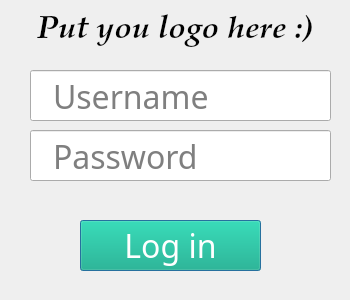
<?xml version="1.0" encoding="UTF-8"?>
<ui version="4.0">
 <class>SettingsDialog</class>
 <widget class="QDialog" name="SettingsDialog">
  <property name="windowModality">
   <enum>Qt::WindowModal</enum>
  </property>
  <property name="geometry">
   <rect>
    <x>0</x>
    <y>0</y>
    <width>350</width>
    <height>300</height>
   </rect>
  </property>
  <property name="minimumSize">
   <size>
    <width>350</width>
    <height>300</height>
   </size>
  </property>
  <property name="maximumSize">
   <size>
    <width>350</width>
    <height>320</height>
   </size>
  </property>
  <property name="windowTitle">
   <string>Settings</string>
  </property>
  <widget class="QLineEdit" name="login">
   <property name="geometry">
    <rect>
     <x>30</x>
     <y>70</y>
     <width>301</width>
     <height>51</height>
    </rect>
   </property>
   <property name="font">
    <font>
     <family>Droid Sans Japanese</family>
     <pointsize>24</pointsize>
    </font>
   </property>
   <property name="styleSheet">
    <string notr="true">padding: 5px 20px;</string>
   </property>
   <property name="inputMethodHints">
    <set>Qt::ImhLowercaseOnly</set>
   </property>
   <property name="text">
    <string/>
   </property>
   <property name="maxLength">
    <number>32</number>
   </property>
   <property name="placeholderText">
    <string>Username</string>
   </property>
   <property name="cursorMoveStyle">
    <enum>Qt::VisualMoveStyle</enum>
   </property>
   <property name="clearButtonEnabled">
    <bool>true</bool>
   </property>
  </widget>
  <widget class="QLineEdit" name="passwd">
   <property name="geometry">
    <rect>
     <x>30</x>
     <y>130</y>
     <width>301</width>
     <height>51</height>
    </rect>
   </property>
   <property name="palette">
    <palette>
     <active>
      <colorrole role="Highlight">
       <brush brushstyle="SolidPattern">
        <color alpha="255">
         <red>255</red>
         <green>255</green>
         <blue>255</blue>
        </color>
       </brush>
      </colorrole>
     </active>
     <inactive>
      <colorrole role="Highlight">
       <brush brushstyle="SolidPattern">
        <color alpha="255">
         <red>255</red>
         <green>255</green>
         <blue>255</blue>
        </color>
       </brush>
      </colorrole>
     </inactive>
     <disabled>
      <colorrole role="Highlight">
       <brush brushstyle="SolidPattern">
        <color alpha="255">
         <red>145</red>
         <green>141</green>
         <blue>126</blue>
        </color>
       </brush>
      </colorrole>
     </disabled>
    </palette>
   </property>
   <property name="font">
    <font>
     <family>Droid Sans Japanese</family>
     <pointsize>24</pointsize>
    </font>
   </property>
   <property name="styleSheet">
    <string notr="true">padding: 5px 20px;</string>
   </property>
   <property name="maxLength">
    <number>32</number>
   </property>
   <property name="echoMode">
    <enum>QLineEdit::Password</enum>
   </property>
   <property name="placeholderText">
    <string>Password</string>
   </property>
   <property name="cursorMoveStyle">
    <enum>Qt::VisualMoveStyle</enum>
   </property>
  </widget>
  <widget class="QLabel" name="label">
   <property name="geometry">
    <rect>
     <x>0</x>
     <y>10</y>
     <width>350</width>
     <height>40</height>
    </rect>
   </property>
   <property name="font">
    <font>
     <family>URW Palladio L</family>
     <pointsize>24</pointsize>
     <weight>75</weight>
     <italic>true</italic>
     <bold>true</bold>
    </font>
   </property>
   <property name="text">
    <string>Put you logo here :)</string>
   </property>
   <property name="alignment">
    <set>Qt::AlignCenter</set>
   </property>
  </widget>
  <widget class="QPushButton" name="loginButton">
   <property name="geometry">
    <rect>
     <x>80</x>
     <y>220</y>
     <width>181</width>
     <height>51</height>
    </rect>
   </property>
   <property name="palette">
    <palette>
     <active>
      <colorrole role="WindowText">
       <brush brushstyle="SolidPattern">
        <color alpha="255">
         <red>0</red>
         <green>0</green>
         <blue>0</blue>
        </color>
       </brush>
      </colorrole>
      <colorrole role="Button">
       <brush brushstyle="SolidPattern">
        <color alpha="255">
         <red>0</red>
         <green>170</green>
         <blue>127</blue>
        </color>
       </brush>
      </colorrole>
      <colorrole role="Light">
       <brush brushstyle="SolidPattern">
        <color alpha="255">
         <red>0</red>
         <green>255</green>
         <blue>191</blue>
        </color>
       </brush>
      </colorrole>
      <colorrole role="Midlight">
       <brush brushstyle="SolidPattern">
        <color alpha="255">
         <red>0</red>
         <green>212</green>
         <blue>159</blue>
        </color>
       </brush>
      </colorrole>
      <colorrole role="Dark">
       <brush brushstyle="SolidPattern">
        <color alpha="255">
         <red>0</red>
         <green>85</green>
         <blue>63</blue>
        </color>
       </brush>
      </colorrole>
      <colorrole role="Mid">
       <brush brushstyle="SolidPattern">
        <color alpha="255">
         <red>0</red>
         <green>113</green>
         <blue>84</blue>
        </color>
       </brush>
      </colorrole>
      <colorrole role="Text">
       <brush brushstyle="SolidPattern">
        <color alpha="255">
         <red>0</red>
         <green>0</green>
         <blue>0</blue>
        </color>
       </brush>
      </colorrole>
      <colorrole role="BrightText">
       <brush brushstyle="SolidPattern">
        <color alpha="255">
         <red>255</red>
         <green>255</green>
         <blue>255</blue>
        </color>
       </brush>
      </colorrole>
      <colorrole role="ButtonText">
       <brush brushstyle="SolidPattern">
        <color alpha="255">
         <red>255</red>
         <green>255</green>
         <blue>255</blue>
        </color>
       </brush>
      </colorrole>
      <colorrole role="Base">
       <brush brushstyle="SolidPattern">
        <color alpha="255">
         <red>255</red>
         <green>255</green>
         <blue>255</blue>
        </color>
       </brush>
      </colorrole>
      <colorrole role="Window">
       <brush brushstyle="SolidPattern">
        <color alpha="255">
         <red>0</red>
         <green>170</green>
         <blue>127</blue>
        </color>
       </brush>
      </colorrole>
      <colorrole role="Shadow">
       <brush brushstyle="SolidPattern">
        <color alpha="255">
         <red>0</red>
         <green>0</green>
         <blue>0</blue>
        </color>
       </brush>
      </colorrole>
      <colorrole role="AlternateBase">
       <brush brushstyle="SolidPattern">
        <color alpha="255">
         <red>127</red>
         <green>212</green>
         <blue>191</blue>
        </color>
       </brush>
      </colorrole>
      <colorrole role="ToolTipBase">
       <brush brushstyle="SolidPattern">
        <color alpha="255">
         <red>255</red>
         <green>255</green>
         <blue>220</blue>
        </color>
       </brush>
      </colorrole>
      <colorrole role="ToolTipText">
       <brush brushstyle="SolidPattern">
        <color alpha="255">
         <red>0</red>
         <green>0</green>
         <blue>0</blue>
        </color>
       </brush>
      </colorrole>
     </active>
     <inactive>
      <colorrole role="WindowText">
       <brush brushstyle="SolidPattern">
        <color alpha="255">
         <red>0</red>
         <green>0</green>
         <blue>0</blue>
        </color>
       </brush>
      </colorrole>
      <colorrole role="Button">
       <brush brushstyle="SolidPattern">
        <color alpha="255">
         <red>0</red>
         <green>170</green>
         <blue>127</blue>
        </color>
       </brush>
      </colorrole>
      <colorrole role="Light">
       <brush brushstyle="SolidPattern">
        <color alpha="255">
         <red>0</red>
         <green>255</green>
         <blue>191</blue>
        </color>
       </brush>
      </colorrole>
      <colorrole role="Midlight">
       <brush brushstyle="SolidPattern">
        <color alpha="255">
         <red>0</red>
         <green>212</green>
         <blue>159</blue>
        </color>
       </brush>
      </colorrole>
      <colorrole role="Dark">
       <brush brushstyle="SolidPattern">
        <color alpha="255">
         <red>0</red>
         <green>85</green>
         <blue>63</blue>
        </color>
       </brush>
      </colorrole>
      <colorrole role="Mid">
       <brush brushstyle="SolidPattern">
        <color alpha="255">
         <red>0</red>
         <green>113</green>
         <blue>84</blue>
        </color>
       </brush>
      </colorrole>
      <colorrole role="Text">
       <brush brushstyle="SolidPattern">
        <color alpha="255">
         <red>0</red>
         <green>0</green>
         <blue>0</blue>
        </color>
       </brush>
      </colorrole>
      <colorrole role="BrightText">
       <brush brushstyle="SolidPattern">
        <color alpha="255">
         <red>255</red>
         <green>255</green>
         <blue>255</blue>
        </color>
       </brush>
      </colorrole>
      <colorrole role="ButtonText">
       <brush brushstyle="SolidPattern">
        <color alpha="255">
         <red>255</red>
         <green>255</green>
         <blue>255</blue>
        </color>
       </brush>
      </colorrole>
      <colorrole role="Base">
       <brush brushstyle="SolidPattern">
        <color alpha="255">
         <red>255</red>
         <green>255</green>
         <blue>255</blue>
        </color>
       </brush>
      </colorrole>
      <colorrole role="Window">
       <brush brushstyle="SolidPattern">
        <color alpha="255">
         <red>0</red>
         <green>170</green>
         <blue>127</blue>
        </color>
       </brush>
      </colorrole>
      <colorrole role="Shadow">
       <brush brushstyle="SolidPattern">
        <color alpha="255">
         <red>0</red>
         <green>0</green>
         <blue>0</blue>
        </color>
       </brush>
      </colorrole>
      <colorrole role="AlternateBase">
       <brush brushstyle="SolidPattern">
        <color alpha="255">
         <red>127</red>
         <green>212</green>
         <blue>191</blue>
        </color>
       </brush>
      </colorrole>
      <colorrole role="ToolTipBase">
       <brush brushstyle="SolidPattern">
        <color alpha="255">
         <red>255</red>
         <green>255</green>
         <blue>220</blue>
        </color>
       </brush>
      </colorrole>
      <colorrole role="ToolTipText">
       <brush brushstyle="SolidPattern">
        <color alpha="255">
         <red>0</red>
         <green>0</green>
         <blue>0</blue>
        </color>
       </brush>
      </colorrole>
     </inactive>
     <disabled>
      <colorrole role="WindowText">
       <brush brushstyle="SolidPattern">
        <color alpha="255">
         <red>0</red>
         <green>85</green>
         <blue>63</blue>
        </color>
       </brush>
      </colorrole>
      <colorrole role="Button">
       <brush brushstyle="SolidPattern">
        <color alpha="255">
         <red>0</red>
         <green>170</green>
         <blue>127</blue>
        </color>
       </brush>
      </colorrole>
      <colorrole role="Light">
       <brush brushstyle="SolidPattern">
        <color alpha="255">
         <red>0</red>
         <green>255</green>
         <blue>191</blue>
        </color>
       </brush>
      </colorrole>
      <colorrole role="Midlight">
       <brush brushstyle="SolidPattern">
        <color alpha="255">
         <red>0</red>
         <green>212</green>
         <blue>159</blue>
        </color>
       </brush>
      </colorrole>
      <colorrole role="Dark">
       <brush brushstyle="SolidPattern">
        <color alpha="255">
         <red>0</red>
         <green>85</green>
         <blue>63</blue>
        </color>
       </brush>
      </colorrole>
      <colorrole role="Mid">
       <brush brushstyle="SolidPattern">
        <color alpha="255">
         <red>0</red>
         <green>113</green>
         <blue>84</blue>
        </color>
       </brush>
      </colorrole>
      <colorrole role="Text">
       <brush brushstyle="SolidPattern">
        <color alpha="255">
         <red>0</red>
         <green>85</green>
         <blue>63</blue>
        </color>
       </brush>
      </colorrole>
      <colorrole role="BrightText">
       <brush brushstyle="SolidPattern">
        <color alpha="255">
         <red>255</red>
         <green>255</green>
         <blue>255</blue>
        </color>
       </brush>
      </colorrole>
      <colorrole role="ButtonText">
       <brush brushstyle="SolidPattern">
        <color alpha="255">
         <red>0</red>
         <green>85</green>
         <blue>63</blue>
        </color>
       </brush>
      </colorrole>
      <colorrole role="Base">
       <brush brushstyle="SolidPattern">
        <color alpha="255">
         <red>0</red>
         <green>170</green>
         <blue>127</blue>
        </color>
       </brush>
      </colorrole>
      <colorrole role="Window">
       <brush brushstyle="SolidPattern">
        <color alpha="255">
         <red>0</red>
         <green>170</green>
         <blue>127</blue>
        </color>
       </brush>
      </colorrole>
      <colorrole role="Shadow">
       <brush brushstyle="SolidPattern">
        <color alpha="255">
         <red>0</red>
         <green>0</green>
         <blue>0</blue>
        </color>
       </brush>
      </colorrole>
      <colorrole role="AlternateBase">
       <brush brushstyle="SolidPattern">
        <color alpha="255">
         <red>0</red>
         <green>170</green>
         <blue>127</blue>
        </color>
       </brush>
      </colorrole>
      <colorrole role="ToolTipBase">
       <brush brushstyle="SolidPattern">
        <color alpha="255">
         <red>255</red>
         <green>255</green>
         <blue>220</blue>
        </color>
       </brush>
      </colorrole>
      <colorrole role="ToolTipText">
       <brush brushstyle="SolidPattern">
        <color alpha="255">
         <red>0</red>
         <green>0</green>
         <blue>0</blue>
        </color>
       </brush>
      </colorrole>
     </disabled>
    </palette>
   </property>
   <property name="font">
    <font>
     <family>Droid Sans Japanese</family>
     <pointsize>24</pointsize>
    </font>
   </property>
   <property name="cursor">
    <cursorShape>PointingHandCursor</cursorShape>
   </property>
   <property name="text">
    <string>Log in</string>
   </property>
  </widget>
 </widget>
 <resources/>
 <connections/>
</ui>
